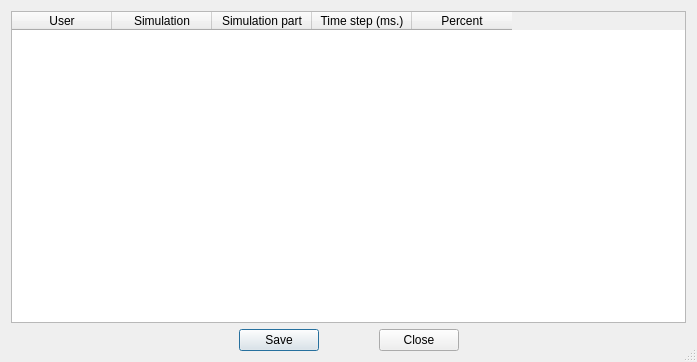
<?xml version="1.0" encoding="UTF-8"?>
<ui version="4.0">
 <class>TimingResults</class>
 <widget class="QDialog" name="TimingResults">
  <property name="geometry">
   <rect>
    <x>0</x>
    <y>0</y>
    <width>697</width>
    <height>362</height>
   </rect>
  </property>
  <property name="windowTitle">
   <string>Timing report</string>
  </property>
  <property name="sizeGripEnabled">
   <bool>true</bool>
  </property>
  <layout class="QVBoxLayout">
   <item>
    <widget class="QTableWidget" name="table">
     <property name="selectionMode">
      <enum>QAbstractItemView::NoSelection</enum>
     </property>
     <property name="showGrid">
      <bool>false</bool>
     </property>
     <property name="numRows" stdset="0">
      <number>0</number>
     </property>
     <property name="numCols" stdset="0">
      <number>5</number>
     </property>
     <property name="readOnly" stdset="0">
      <bool>true</bool>
     </property>
     <attribute name="horizontalHeaderCascadingSectionResizes">
      <bool>false</bool>
     </attribute>
     <column>
      <property name="text">
       <string>User</string>
      </property>
     </column>
     <column>
      <property name="text">
       <string>Simulation</string>
      </property>
     </column>
     <column>
      <property name="text">
       <string>Simulation part</string>
      </property>
     </column>
     <column>
      <property name="text">
       <string>Time step (ms.)</string>
      </property>
     </column>
     <column>
      <property name="text">
       <string>Percent</string>
      </property>
     </column>
    </widget>
   </item>
   <item>
    <layout class="QHBoxLayout">
     <property name="spacing">
      <number>60</number>
     </property>
     <property name="leftMargin">
      <number>0</number>
     </property>
     <property name="topMargin">
      <number>0</number>
     </property>
     <property name="rightMargin">
      <number>0</number>
     </property>
     <property name="bottomMargin">
      <number>0</number>
     </property>
     <item>
      <spacer name="spacer2">
       <property name="orientation">
        <enum>Qt::Horizontal</enum>
       </property>
       <property name="sizeType">
        <enum>QSizePolicy::Expanding</enum>
       </property>
       <property name="sizeHint" stdset="0">
        <size>
         <width>40</width>
         <height>20</height>
        </size>
       </property>
      </spacer>
     </item>
     <item>
      <widget class="QPushButton" name="saveButton">
       <property name="text">
        <string>Save</string>
       </property>
      </widget>
     </item>
     <item>
      <widget class="QPushButton" name="closeButton">
       <property name="text">
        <string>Close</string>
       </property>
      </widget>
     </item>
     <item>
      <spacer name="spacer3">
       <property name="orientation">
        <enum>Qt::Horizontal</enum>
       </property>
       <property name="sizeType">
        <enum>QSizePolicy::Expanding</enum>
       </property>
       <property name="sizeHint" stdset="0">
        <size>
         <width>40</width>
         <height>20</height>
        </size>
       </property>
      </spacer>
     </item>
    </layout>
   </item>
  </layout>
 </widget>
 <layoutdefault spacing="6" margin="11"/>
 
 <resources/>
 <connections/>
</ui>
